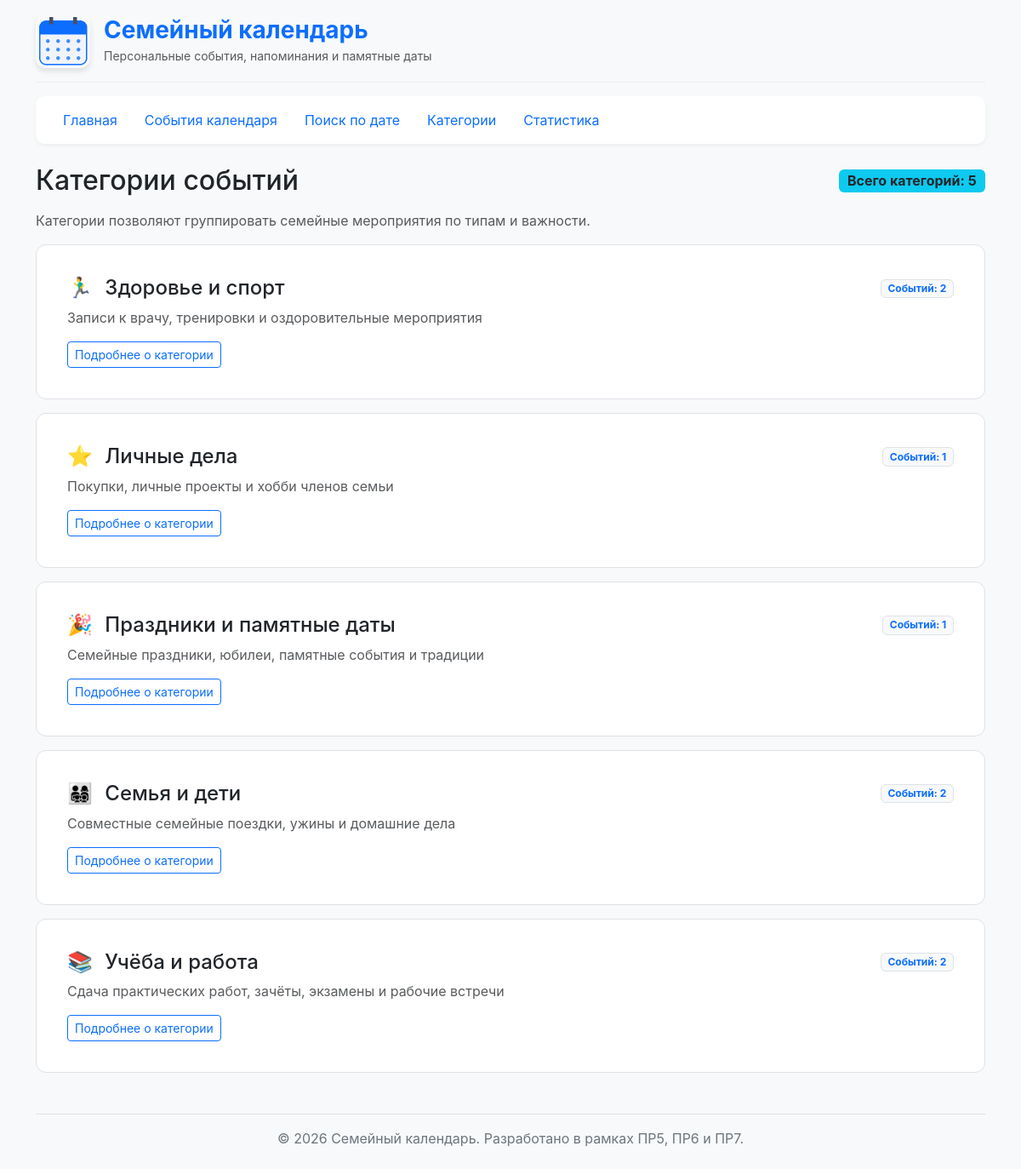
Page /categories/ on the committed database.
### categories/views.py (the view)
# urls.py: path("", views.categories, name="list"),
def categories(request):
    conn = get_connection()
    categories_list = conn.execute("""
        SELECT
            categories.id,
            categories.name,
            categories.description,
            categories.icon,
            COUNT(events.id) AS events_count
        FROM categories
        LEFT JOIN events ON categories.id = events.category_id
        GROUP BY
            categories.id,
            categories.name,
            categories.description,
            categories.icon
        ORDER BY categories.name ASC;
    """).fetchall()
    conn.close()
    context = {
        "categories": categories_list,
    }
    return render(
        request,
        "categories/category_list.html",
        context,
    )

### db/database.py (called while the page is built)
def get_connection(db_path=None):
    target_path = Path(db_path) if db_path else DB_PATH
    target_path.parent.mkdir(parents=True, exist_ok=True)
    conn = sqlite3.connect(str(target_path))
    conn.execute("PRAGMA foreign_keys = ON")
    conn.row_factory = sqlite3.Row
    return conn

### categories/templates/categories/category_list.html (shortened to what this page needs)
{% extends "base.html" %}
{% block content %}
<div class="d-flex justify-content-between align-items-center mb-3">
    <h1 class="h2 mb-0">Категории событий</h1>
    <span class="badge bg-info text-dark fs-6">Всего категорий: {{ categories|length }}</span>
</div>
<p class="text-muted">Категории позволяют группировать семейные мероприятия по типам и важности.</p>
<div class="categories-list">
    {% for cat in categories %}
        {% include "categories/includes/category_card.html" %}
    {% empty %}
        <div class="alert alert-info">
            Категории не найдены.
        </div>
    {% endfor %}
</div>
{% endblock %}

### categories/templates/categories/includes/category_card.html
<article class="card category-card mb-3">
    <div class="card-body">
        <div class="d-flex justify-content-between align-items-center mb-2">
            <h4 class="card-title mb-0">
                <span class="me-2">{{ cat.icon }}</span>
                {{ cat.name|default:"Без названия" }}
            </h4>
            {% if cat.events_count is not None %}
                <span class="badge bg-light text-primary border">Событий: {{ cat.events_count }}</span>
            {% endif %}
        </div>
        <p class="card-text text-muted mb-3">
            {{ cat.description }}
        </p>
        <a href="{% url 'categories:detail' cat.id %}" class="btn btn-outline-primary btn-sm">
            Подробнее о категории
        </a>
    </div>
</article>

### homepage/static/homepage/css/style.css (style rules this page uses)
body { min-height: 100vh; background-color: #f8f9fa; color: #212529; font-family: -apple-system, BlinkMacSystemFont, "Segoe UI", Roboto, "Helvetica Neue", Arial, sans-serif; }
.event-card, .category-card { margin-bottom: 1rem; padding: 1.25rem; border: 1px solid #dee2e6; border-radius: 12px; background-color: #ffffff; transition: transform 0.15s ease-in-out, box-shadow 0.15s ease-in-out; }

### rows in the picture
categories: icon "🏃‍♂️", name "Здоровье и спорт", events_count "2", description "Записи к врачу, тренировки и оздоровительные мероприятия"
categories: icon "⭐", name "Личные дела", events_count "1", description "Покупки, личные проекты и хобби членов семьи"
categories: icon "🎉", name "Праздники и памятные даты", events_count "1", description "Семейные праздники, юбилеи, памятные события и традиции"
categories: icon "👨‍👩‍👧‍👦", name "Семья и дети", events_count "2", description "Совместные семейные поездки, ужины и домашние дела"
categories: icon "📚", name "Учёба и работа", events_count "2", description "Сдача практических работ, зачёты, экзамены и рабочие встречи"

### other values in the picture
{{ categories|length }} "5"
